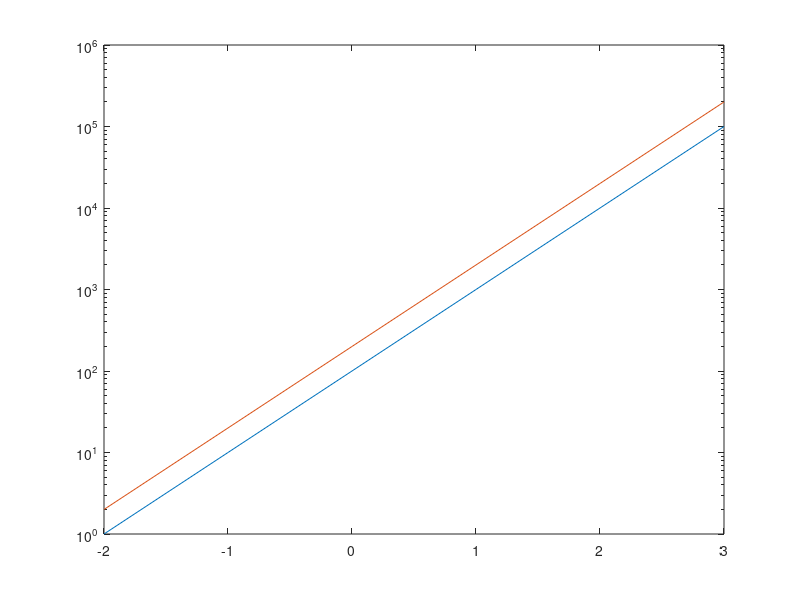

The MATLAB script that drew this image:
clc, clear all, close all

EbN0dB = -2:1:3;     % Points de EbN0 en dB � simuler
truc = [1 10 100 1000 10000 100000]
% figure(1);
semilogy(EbN0dB, truc);

hold all;

semilogy(EbN0dB, truc*2);
